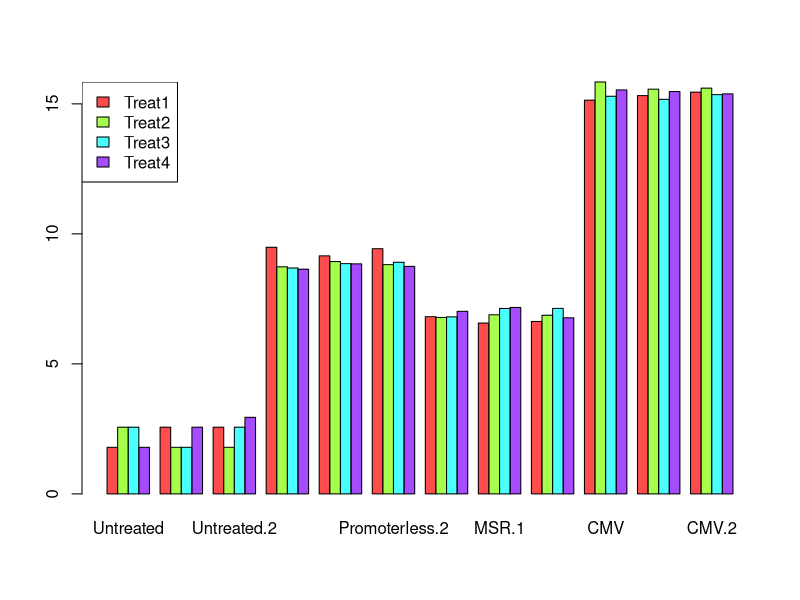
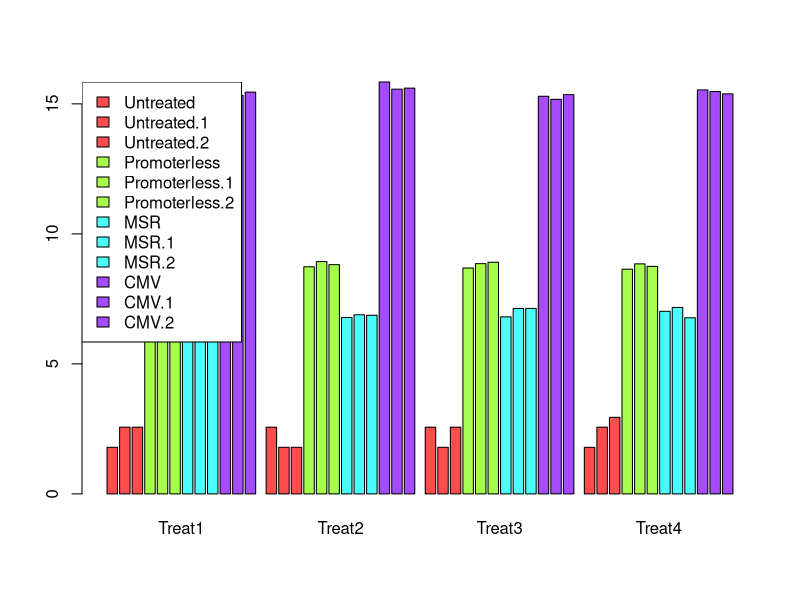
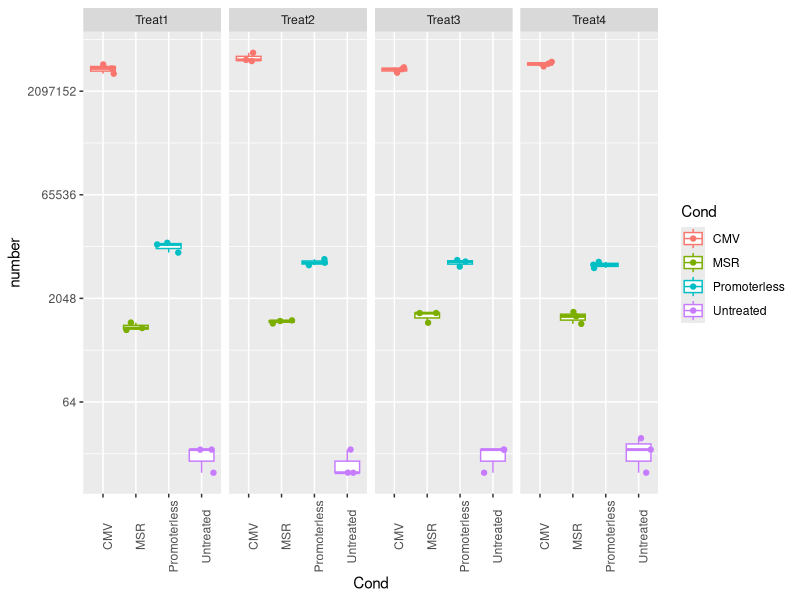
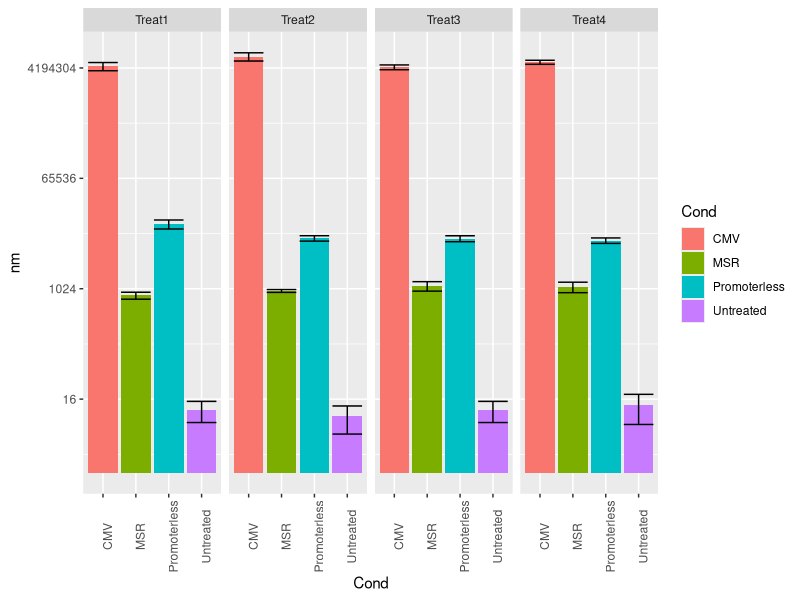

Write the R code that produced these figures, in order.
## ---- chunk 1
knitr::opts_chunk$set(echo = TRUE)
knitr::opts_chunk$set(cache=TRUE)
## ---- chunk 2
# notice: use first column as row.names
D=read.delim2("../data/luciferase.tsv", row.names=1)
D
## ---- chunk 3
M=as.matrix(log(D))
## ---- chunk 4
palette(rainbow(4,alpha=0.7)) # set some palette for color mapping

barplot(M, beside = TRUE, col=1:4)
legend("topleft", legend = rownames(M),  fill = 1:4)

# Taking the transpose (t(M) below) may be somwhat closer to the desired output
cols=rep(1:4, each=3)  # define colours
sp=c(0.2, 1)           # control the gap between the bars
barplot(t(M), beside = TRUE, col=cols, space = sp)
legend("topleft", legend = colnames(M),  fill = cols)
# Notice that the colour assignment assumes a specific order an implicit understanding of the data
## ---- chunk 5
library(tidyverse)  # this package (and dependencies) will have to be installed before

# now keep the Treatment as column (c.f. the first efforts)

D=read.delim2("../data/luciferase.tsv") 
## ---- chunk 6
D %>% gather(Cond, number, -Treatment) %>% head  # just print the head for now (might be a big data set)
## ---- chunk 7
# thankfully this is easy (just remove suffix .1 and .2) --> mutate and use regexp
D = D %>% gather(Cond, number, -Treatment) %>% mutate(Cond=str_remove(Cond,".\\d"))
## ---- chunk 8
ggplot(D, aes(x=Cond, y=number, colour=Cond)) +
  geom_boxplot() +                              # a boxplot summary
  geom_jitter() +                               # add actual data points
  scale_y_continuous(trans = 'log2') +          # on a logarithmic scale
  facet_grid(~Treatment)  +                     # "facet" over treatments
  theme(axis.text.x = element_text(angle = 90)) # use theme to change axis labels/angles
## ---- chunk 9
# First define some mean number (mn) and standard deviation (nd) for each combination (Treatment, Cond)
Db = D %>% group_by(Treatment, Cond) %>% summarize(nm=mean(number), nd=sd(number))

ggplot(Db, aes(x=Cond, y=nm, fill=Cond)) +
  geom_bar(stat="identity") +                         # plots barplot
  geom_errorbar(aes(ymin=nm-nd, ymax=nm+nd)) +        # adds errorbar
  scale_y_continuous(trans = 'log2') +                # log. scale
  facet_grid(~Treatment) +                          
  theme(axis.text.x = element_text(angle = 90))       # use theme() to change axis labels/angles
